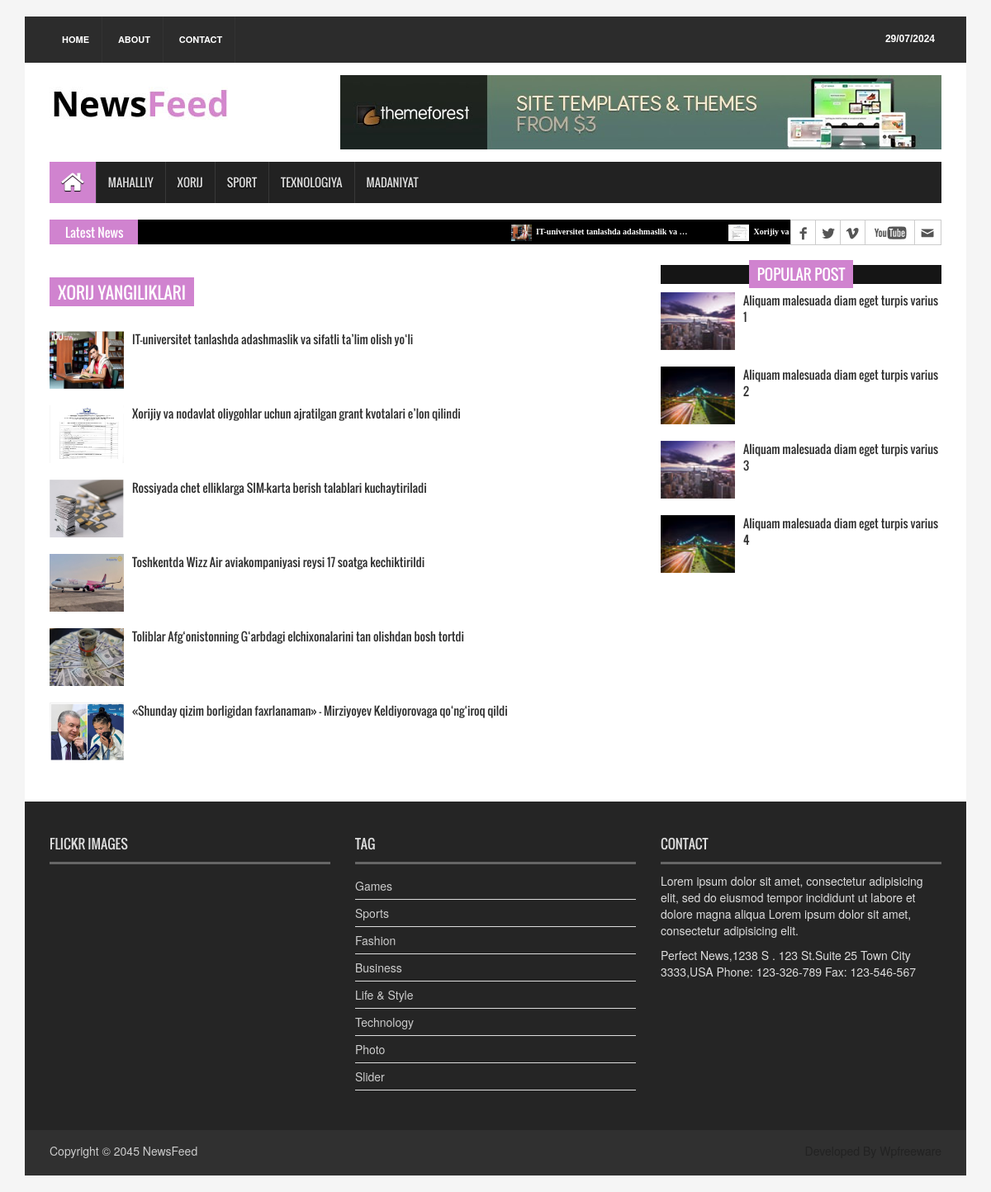
The app's page /xorij/ with its own data.
### news_app/models.py (models this page shows, shortened)
class News(models.Model):
    class Status(models.TextChoices):
        DRAFT = 'DF', 'DRAFT'
        PUBLISH = 'PB', 'PUBLISH'
    title = models.CharField(max_length=250)
    slug = models.SlugField(max_length=250, unique=True)
    category = models.ForeignKey(Category, on_delete=models.CASCADE)
    body = models.TextField()
    image = models.ImageField(upload_to='images/')
    created_at = models.DateTimeField(auto_now_add=True)
    update_at = models.DateTimeField(auto_now=True)
    published_at = models.DateTimeField(default=timezone.now)
    status = models.CharField(max_length=2, choices=Status.choices, default=Status.DRAFT)
    objects = models.Manager()
    published = PublishManager()
    class Meta:
        ordering = ['-created_at']

### news_app/views.py (the view)
# urls.py: path('xorij/', xorij_news_view, name='xorij_news'),
def xorij_news_view(request):
    news_list = News.published.filter(category__name = 'Xorij',)
    xorij = {'news_list': news_list}
    return render(request, 'xorij_news.html', xorij)

### news_app/models.py (called while the page is built)
    def get_queryset(self):
        return super().get_queryset().filter(status=News.Status.PUBLISH)

### templates/xorij_news.html
{% extends 'base.html' %}
{% load static %}
{% block content %}
  <section id="contentSection">
    <div class="row">
      <div class="col-lg-8 col-md-8 col-sm-8">
        <div class="left_content">
          <div class="contact_area">
            <h2>Xorij yangiliklari</h2>
            {% for news in news_list %}
            <ul class = "spost_nav">
            <li>
                  <div class="media wow fadeInDown"> <a href="{% url 'news_detail' news.id %}" class="media-left"> <img alt="" src="{{ news.image.url }}"> </a>
                    <div class="media-body"> <a href="{% url 'news_detail' news.id %}" class="catg_title">{{ news.title }}</a> </div>
                  </div>
            </li>
            </ul>
            {% endfor %}
          </div>
        </div>
      </div>
      <div class="col-lg-4 col-md-4 col-sm-4">
        <aside class="right_content">
          <div class="single_sidebar">
            <h2><span>Popular Post</span></h2>
            <ul class="spost_nav">
              <li>
                <div class="media wow fadeInDown"> <a href="single_page.html" class="media-left"> <img alt="" src="{% static 'images/post_img1.jpg'  %}"> </a>
                  <div class="media-body"> <a href="single_page.html" class="catg_title"> Aliquam malesuada diam eget turpis varius 1</a> </div>
                </div>
              </li>
              <li>
                <div class="media wow fadeInDown"> <a href="single_page.html" class="media-left"> <img alt="" src="{% static 'images/post_img2.jpg'  %}"> </a>
                  <div class="media-body"> <a href="single_page.html" class="catg_title"> Aliquam malesuada diam eget turpis varius 2</a> </div>
                </div>
              </li>
              <li>
                <div class="media wow fadeInDown"> <a href="single_page.html" class="media-left"> <img alt="" src="{% static 'images/post_img1.jpg'  %}"> </a>
                  <div class="media-body"> <a href="single_page.html" class="catg_title"> Aliquam malesuada diam eget turpis varius 3</a> </div>
                </div>
              </li>
              <li>
                <div class="media wow fadeInDown"> <a href="single_page.html" class="media-left"> <img alt="" src="{% static 'images/post_img2.jpg'  %}"> </a>
                  <div class="media-body"> <a href="single_page.html" class="catg_title"> Aliquam malesuada diam eget turpis varius 4</a> </div>
                </div>
              </li>
            </ul>
          </div>
        </aside>
      </div>
    </div>
  </section>
{% endblock content %}

### templates/base.html (shortened to what this page needs)
{% load static %}
<!DOCTYPE html>
<html>
<head>
<link rel="stylesheet" type="text/css" href=" {% static 'css/bootstrap.min.css' %}">
<link rel="stylesheet" type="text/css" href="{% static 'css/font-awesome.min.css' %}">
<link rel="stylesheet" type="text/css" href="{% static 'css/animate.css' %}">
<link rel="stylesheet" type="text/css" href="{% static 'css/font.css' %}">
<link rel="stylesheet" type="text/css" href="{% static 'css/li-scroller.css' %}">
<link rel="stylesheet" type="text/css" href="{% static 'css/slick.css' %}">
<link rel="stylesheet" type="text/css" href="{% static 'css/jquery.fancybox.css' %}">
<link rel="stylesheet" type="text/css" href="{% static 'css/theme.css' %}">
<link rel="stylesheet" type="text/css" href="{% static 'css/style.css' %}">
</head>
<body>
<div class="container">
  <header id="header">
    <div class="row">
      <div class="col-lg-12 col-md-12 col-sm-12">
        <div class="header_top">
          <div class="header_top_left">
            <ul class="top_nav">
              <li><a href="{% url 'news_list' %}">Home</a></li>
              <li><a href="#">About</a></li>
              <li><a href="{% url 'contact_page' %}">Contact</a></li>
            </ul>
          </div>
          <div class="header_top_right">
            <p>29/07/2024</p>
          </div>
        </div>
      </div>
      <div class="col-lg-12 col-md-12 col-sm-12">
        <div class="header_bottom">
          <div class="logo_area"><a href="index.html" class="logo"><img src="{% static 'images/logo.jpg' %}" alt=""></a></div>
          <div class="add_banner"><a href="#"><img src="{% static 'images/addbanner_728x90_V1.jpg' %}" alt=""></a></div>
        </div>
      </div>
    </div>
  </header>
  <section id="navArea">
    <nav class="navbar navbar-inverse" role="navigation">
      <div id="navbar" class="navbar-collapse collapse">
        <ul class="nav navbar-nav main_nav">
          <li class="active"><a href="index.html"><span class="fa fa-home desktop-home"></span><span class="mobile-show">Home</span></a></li>
          <li><a href="{% url 'local_news' %}">Mahalliy</a></li>
          <li><a href="{% url 'xorij_news' %}">Xorij</a></li>
          <li><a href="{% url 'sport_news' %}">Sport</a></li>
          <li><a href="{% url 'texnalogiya_news' %}">Texnologiya</a></li>
          <li><a href="{% url 'madaniyat_news' %}">Madaniyat</a><li>
        </ul>
      </div>
    </nav>
  </section>
  <section id="newsSection">
    <div class="row">
      <div class="col-lg-12 col-md-12">
        <div class="latest_newsarea"> <span>Latest News</span>
          <ul id="ticker01" class="news_sticker">
              {% for news in news_list %}
                <li><a href="#"><img src="{{ news.image.url }}" alt="">{{news.title | truncatewords:4}}</a></li>
              {% endfor %}
          </ul>
          <div class="social_area">
            <ul class="social_nav">
        <ul>
  <li class="facebook"><a href="https://www.facebook.com/@ImmMAJOR" target="_blank" rel="noopener noreferrer"></a></li>
  <li class="twitter"><a href="https://twitter.com/@BLATNOY_MAJOR" target="_blank" rel="noopener noreferrer"></a></li>
  <li class="vimeo"><a href="https://vimeo.com/behruzbekkomiljonov21@gmail.com" target="_blank" rel="noopener noreferrer"></a></li>
  <li class="youtube"><a href="https://www.youtube.com/@STARPUBGM526" target="_blank" rel="noopener noreferrer"></a></li>
  <li class="mail"><a href="#"></a><li>
</ul>
            </ul>
          </div>
        </div>
      </div>
    </div>
  </section>
    {% block content %}
    {% endblock content %}
  <footer id="footer">
    <div class="footer_top">
      <div class="row">
        <div class="col-lg-4 col-md-4 col-sm-4">
          <div class="footer_widget wow fadeInLeftBig">
            <h2>Flickr Images</h2>
          </div>
        </div>
        <div class="col-lg-4 col-md-4 col-sm-4">
          <div class="footer_widget wow fadeInDown">
            <h2>Tag</h2>
            <ul class="tag_nav">
              <li><a href="#">Games</a></li>
              <li><a href="#">Sports</a></li>
              <li><a href="#">Fashion</a></li>
              <li><a href="#">Business</a></li>
              <li><a href="#">Life &amp; Style</a></li>
              <li><a href="#">Technology</a></li>
              <li><a href="#">Photo</a></li>
              <li><a href="#">Slider</a></li>
            </ul>
          </div>
        </div>
        <div class="col-lg-4 col-md-4 col-sm-4">
          <div class="footer_widget wow fadeInRightBig">
            <h2>Contact</h2>
            <p>Lorem ipsum dolor sit amet, consectetur adipisicing elit, sed do eiusmod tempor incididunt ut labore et dolore magna aliqua Lorem ipsum dolor sit amet, consectetur adipisicing elit.</p>
            <address>
            Perfect News,1238 S . 123 St.Suite 25 Town City 3333,USA Phone: 123-326-789 Fax: 123-546-567
            </address>
          </div>
        </div>
      </div>
    </div>
    <div class="footer_bottom">
      <p class="copyright">Copyright &copy; 2045 <a href="index.html">NewsFeed</a></p>
      <p class="developer">Developed By Wpfreeware</p>
    </div>
  </footer>
</div>
</body>
</html>

### static/css/li-scroller.css (style rules this page uses)
ul.newsticker { position:relative; left:750px; font:bold 10px Verdana; list-style-type:none; margin:0; padding:0 }
ul.newsticker li { float:left; margin:0; padding:0 }
ul.newsticker a { white-space:nowrap; padding:0; color:#fff; margin:0 50px 0 0 }
ul.newsticker a > img { height:20px; margin-right:5px; width:25px }

### static/css/theme.css (style rules this page uses)
.navbar-inverse .navbar-nav > .active > a, .navbar-inverse .navbar-nav > .active > a:hover, .navbar-inverse .navbar-nav > .active > a:focus { background-color:#d083cf }
.latest_newsarea span { background:none repeat scroll 0 0 #d083cf }
.single_sidebar > h2 span { background:none repeat scroll 0 0 #d083cf }
.contact_area > h2 { background-color:#d083cf }

### records on screen
News: image (picture), title "IT-universitet tanlashda adashmaslik va …", title "IT-universitet tanlashda adashmaslik va sifatli ta’lim olish yo‘li"
News: image (picture), title "Xorijiy va…", title "Xorijiy va nodavlat oliygohlar uchun ajratilgan grant kvotalari e’lon qilindi"
News: image (picture), title "Rossiyada chet elliklarga SIM-karta berish talablari kuchaytiriladi"
News: image (picture), title "Toshkentda Wizz Air aviakompaniyasi reysi 17 soatga kechiktirildi"
News: image (picture), title "Toliblar Afg‘onistonning G‘arbdagi elchixonalarini tan olishdan bosh tortdi"
News: image (picture), title "«Shunday qizim borligidan faxrlanaman» - Mirziyoyev Keldiyorovaga qo‘ng‘iroq qildi"
